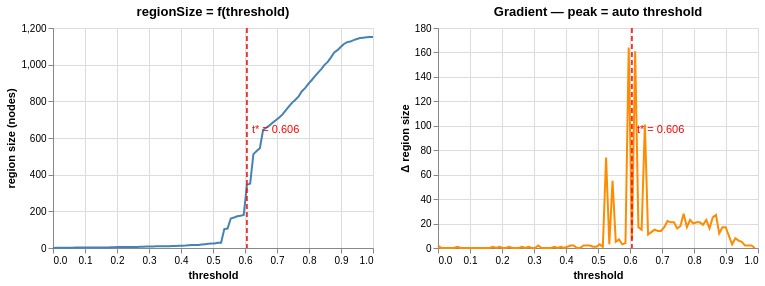

Notebook source saved alongside this figure:
### Markdown cell above
## Appendix: threshold selection curve

U\*F picks the threshold where `regionSize(t)` has its steepest gradient — the
point where the single-origin flood first overflows into a neighbouring valley.

### Code cell
from pyesom.clustering.ustar_flood import _normalize_unit_interval, _flood_region_size

unorm = _normalize_unit_interval(clf.ustar_)
thresholds = np.linspace(0, 1, 100)
sizes = [_flood_region_size(unorm, float(t)) for t in thresholds]
grads = np.diff(sizes)

t_rule = pd.DataFrame({"t": [clf.threshold_]})

size_chart = alt.layer(
    alt.Chart(pd.DataFrame({"threshold": thresholds, "size": sizes}))
    .mark_line(color="steelblue", strokeWidth=2)
    .encode(
        x=alt.X("threshold:Q", title="threshold"),
        y=alt.Y("size:Q", title="region size (nodes)"),
    ),
    alt.Chart(t_rule).mark_rule(color="red", strokeDash=[5, 3], strokeWidth=1.5)
    .encode(x="t:Q"),
    alt.Chart(t_rule).mark_text(align="left", dx=5, dy=-8, color="red")
    .encode(x="t:Q", text=alt.value(f"t* = {clf.threshold_:.3f}")),
).properties(title="regionSize = f(threshold)", width=320, height=220)

grad_chart = alt.layer(
    alt.Chart(pd.DataFrame({"threshold": thresholds[:-1], "grad": grads}))
    .mark_line(color="darkorange", strokeWidth=2)
    .encode(
        x=alt.X("threshold:Q", title="threshold"),
        y=alt.Y("grad:Q", title="Δ region size"),
    ),
    alt.Chart(t_rule).mark_rule(color="red", strokeDash=[5, 3], strokeWidth=1.5)
    .encode(x="t:Q"),
    alt.Chart(t_rule).mark_text(align="left", dx=5, dy=-8, color="red")
    .encode(x="t:Q", text=alt.value(f"t* = {clf.threshold_:.3f}")),
).properties(title="Gradient — peak = auto threshold", width=320, height=220)

alt.hconcat(size_chart, grad_chart)

### Figure 1 — Vega-Lite specification as saved in the notebook (floating-point values rounded to 4 significant figures)
{"config": {"view": {"continuousWidth": 300, "continuousHeight": 300}}, "hconcat": [{"layer": [{"data": {"name": "data-eace6a007f38a4962539dd9c3172bb96"}, "mark": {"type": "line", "color": "steelblue", "strokeWidth": 2}, "encoding": {"x": {"field": "threshold", "title": "threshold", "type": "quantitative"}, "y": {"field": "size", "title": "region size (nodes)", "type": "quantitative"}}}, {"data": {"name": "data-ba132216bab7807fbb7a6641e4d148f1"}, "mark": {"type": "rule", "color": "red", "strokeDash": [5, 3], "strokeWidth": 1.5}, "encoding": {"x": {"field": "t", "type": "quantitative"}}}, {"data": {"name": "data-ba132216bab7807fbb7a6641e4d148f1"}, "mark": {"type": "text", "align": "left", "color": "red", "dx": 5, "dy": -8}, "encoding": {"text": {"value": "t* = 0.606"}, "x": {"field": "t", "type": "quantitative"}}}], "height": 220, "title": "regionSize = f(threshold)", "width": 320}, {"layer": [{"data": {"name": "data-6fe074e82f38273e7d9f78ffc0853818"}, "mark": {"type": "line", "color": "darkorange", "strokeWidth": 2}, "encoding": {"x": {"field": "threshold", "title": "threshold", "type": "quantitative"}, "y": {"field": "grad", "title": "Δ region size", "type": "quantitative"}}}, {"data": {"name": "data-ba132216bab7807fbb7a6641e4d148f1"}, "mark": {"type": "rule", "color": "red", "strokeDash": [5, 3], "strokeWidth": 1.5}, "encoding": {"x": {"field": "t", "type": "quantitative"}}}, {"data": {"name": "data-ba132216bab7807fbb7a6641e4d148f1"}, "mark": {"type": "text", "align": "left", "color": "red", "dx": 5, "dy": -8}, "encoding": {"text": {"value": "t* = 0.606"}, "x": {"field": "t", "type": "quantitative"}}}], "height": 220, "title": "Gradient — peak = auto threshold", "width": 320}], "$schema": "https://vega.github.io/schema/vega-lite/v6.4.1.json", "datasets": {"data-eace6a007f38a4962539dd9c3172bb96": [{"threshold": 0.0, "size": 0}, {"threshold": 0.0101, "size": 2}, {"threshold": 0.0202, "size": 2}, {"threshold": 0.0303, "size": 2}, {"threshold": 0.0404, "size": 2}, {"threshold": 0.05051, "size": 2}, {"threshold": 0.06061, "size": 2}, {"threshold": 0.07071, "size": 3}, {"threshold": 0.08081, "size": 3}, {"threshold": 0.09091, "size": 3}, {"threshold": 0.101, "size": 3}, {"threshold": 0.1111, "size": 3}, {"threshold": 0.1212, "size": 3}, {"threshold": 0.1313, "size": 3}, {"threshold": 0.1414, "size": 3}, {"threshold": 0.1515, "size": 3}, {"threshold": 0.1616, "size": 3}, {"threshold": 0.1717, "size": 3}, {"threshold": 0.1818, "size": 4}, {"threshold": 0.1919, "size": 4}, {"threshold": 0.202, "size": 5}, {"threshold": 0.2121, "size": 5}, {"threshold": 0.2222, "size": 5}, {"threshold": 0.2323, "size": 6}, {"threshold": 0.2424, "size": 6}, {"threshold": 0.2525, "size": 6}, {"threshold": 0.2626, "size": 6}, {"threshold": 0.2727, "size": 7}, {"threshold": 0.2828, "size": 7}, {"threshold": 0.2929, "size": 8}, {"threshold": 0.303, "size": 8}, {"threshold": 0.3131, "size": 8}, {"threshold": 0.3232, "size": 10}, {"threshold": 0.3333, "size": 10}, {"threshold": 0.3434, "size": 10}, {"threshold": 0.3535, "size": 10}, {"threshold": 0.3636, "size": 10}, {"threshold": 0.3737, "size": 11}, {"threshold": 0.3838, "size": 11}, {"threshold": 0.3939, "size": 12}, {"threshold": 0.404, "size": 12}, {"threshold": 0.4141, "size": 13}, {"threshold": 0.4242, "size": 15}, {"threshold": 0.4343, "size": 17}, {"threshold": 0.4444, "size": 17}, {"threshold": 0.4545, "size": 17}, {"threshold": 0.4646, "size": 19}, {"threshold": 0.4747, "size": 21}, {"threshold": 0.4848, "size": 23}, {"threshold": 0.4949, "size": 24}, {"threshold": 0.5051, "size": 25}, {"threshold": 0.5152, "size": 28}, {"threshold": 0.5253, "size": 29}, {"threshold": 0.5354, "size": 103}, {"threshold": 0.5455, "size": 106}, {"threshold": 0.5556, "size": 161}, {"threshold": 0.5657, "size": 166}, {"threshold": 0.5758, "size": 173}, {"threshold": 0.5859, "size": 176}, {"threshold": 0.596, "size": 180}, {"threshold": 0.6061, "size": 344}, {"threshold": 0.6162, "size": 351}, {"threshold": 0.6263, "size": 512}, {"threshold": 0.6364, "size": 529}, {"threshold": 0.6465, "size": 544}, {"threshold": 0.6566, "size": 645}, {"threshold": 0.6667, "size": 656}, {"threshold": 0.6768, "size": 669}, {"threshold": 0.6869, "size": 684}, {"threshold": 0.697, "size": 698}, {"threshold": 0.7071, "size": 712}, {"threshold": 0.7172, "size": 729}, {"threshold": 0.7273, "size": 751}, {"threshold": 0.7374, "size": 772}, {"threshold": 0.7475, "size": 793}, {"threshold": 0.7576, "size": 809}, {"threshold": 0.7677, "size": 827}, {"threshold": 0.7778, "size": 855}, {"threshold": 0.7879, "size": 872}, {"threshold": 0.798, "size": 895}, {"threshold": 0.8081, "size": 915}, {"threshold": 0.8182, "size": 936}, {"threshold": 0.8283, "size": 957}, {"threshold": 0.8384, "size": 976}, {"threshold": 0.8485, "size": 999}, {"threshold": 0.8586, "size": 1015}, {"threshold": 0.8687, "size": 1040}, {"threshold": 0.8788, "size": 1067}, {"threshold": 0.8889, "size": 1079}, {"threshold": 0.899, "size": 1096}, {"threshold": 0.9091, "size": 1113}, {"threshold": 0.9192, "size": 1123}, {"threshold": 0.9293, "size": 1126}, {"threshold": 0.9394, "size": 1134}, {"threshold": 0.9495, "size": 1140}, {"threshold": 0.9596, "size": 1145}, {"threshold": 0.9697, "size": 1147}, {"threshold": 0.9798, "size": 1149}, {"threshold": 0.9899, "size": 1151}, {"threshold": 1.0, "size": 1151}], "data-ba132216bab7807fbb7a6641e4d148f1": [{"t": 0.6061}], "data-6fe074e82f38273e7d9f78ffc0853818": [{"threshold": 0.0, "grad": 2}, {"threshold": 0.0101, "grad": 0}, {"threshold": 0.0202, "grad": 0}, {"threshold": 0.0303, "grad": 0}, {"threshold": 0.0404, "grad": 0}, {"threshold": 0.05051, "grad": 0}, {"threshold": 0.06061, "grad": 1}, {"threshold": 0.07071, "grad": 0}, {"threshold": 0.08081, "grad": 0}, {"threshold": 0.09091, "grad": 0}, {"threshold": 0.101, "grad": 0}, {"threshold": 0.1111, "grad": 0}, {"threshold": 0.1212, "grad": 0}, {"threshold": 0.1313, "grad": 0}, {"threshold": 0.1414, "grad": 0}, {"threshold": 0.1515, "grad": 0}, {"threshold": 0.1616, "grad": 0}, {"threshold": 0.1717, "grad": 1}, {"threshold": 0.1818, "grad": 0}, {"threshold": 0.1919, "grad": 1}, {"threshold": 0.202, "grad": 0}, {"threshold": 0.2121, "grad": 0}, {"threshold": 0.2222, "grad": 1}, {"threshold": 0.2323, "grad": 0}, {"threshold": 0.2424, "grad": 0}, {"threshold": 0.2525, "grad": 0}, {"threshold": 0.2626, "grad": 1}, {"threshold": 0.2727, "grad": 0}, {"threshold": 0.2828, "grad": 1}, {"threshold": 0.2929, "grad": 0}, {"threshold": 0.303, "grad": 0}, {"threshold": 0.3131, "grad": 2}, {"threshold": 0.3232, "grad": 0}, {"threshold": 0.3333, "grad": 0}, {"threshold": 0.3434, "grad": 0}, {"threshold": 0.3535, "grad": 0}, {"threshold": 0.3636, "grad": 1}, {"threshold": 0.3737, "grad": 0}, {"threshold": 0.3838, "grad": 1}, {"threshold": 0.3939, "grad": 0}, {"threshold": 0.404, "grad": 1}, {"threshold": 0.4141, "grad": 2}, {"threshold": 0.4242, "grad": 2}, {"threshold": 0.4343, "grad": 0}, {"threshold": 0.4444, "grad": 0}, {"threshold": 0.4545, "grad": 2}, {"threshold": 0.4646, "grad": 2}, {"threshold": 0.4747, "grad": 2}, {"threshold": 0.4848, "grad": 1}, {"threshold": 0.4949, "grad": 1}, {"threshold": 0.5051, "grad": 3}, {"threshold": 0.5152, "grad": 1}, {"threshold": 0.5253, "grad": 74}, {"threshold": 0.5354, "grad": 3}, {"threshold": 0.5455, "grad": 55}, {"threshold": 0.5556, "grad": 5}, {"threshold": 0.5657, "grad": 7}, {"threshold": 0.5758, "grad": 3}, {"threshold": 0.5859, "grad": 4}, {"threshold": 0.596, "grad": 164}, {"threshold": 0.6061, "grad": 7}, {"threshold": 0.6162, "grad": 161}, {"threshold": 0.6263, "grad": 17}, {"threshold": 0.6364, "grad": 15}, {"threshold": 0.6465, "grad": 101}, {"threshold": 0.6566, "grad": 11}, {"threshold": 0.6667, "grad": 13}, {"threshold": 0.6768, "grad": 15}, {"threshold": 0.6869, "grad": 14}, {"threshold": 0.697, "grad": 14}, {"threshold": 0.7071, "grad": 17}, {"threshold": 0.7172, "grad": 22}, {"threshold": 0.7273, "grad": 21}, {"threshold": 0.7374, "grad": 21}, {"threshold": 0.7475, "grad": 16}, {"threshold": 0.7576, "grad": 18}, {"threshold": 0.7677, "grad": 28}, {"threshold": 0.7778, "grad": 17}, {"threshold": 0.7879, "grad": 23}, {"threshold": 0.798, "grad": 20}, {"threshold": 0.8081, "grad": 21}, {"threshold": 0.8182, "grad": 21}, {"threshold": 0.8283, "grad": 19}, {"threshold": 0.8384, "grad": 23}, {"threshold": 0.8485, "grad": 16}, {"threshold": 0.8586, "grad": 25}, {"threshold": 0.8687, "grad": 27}, {"threshold": 0.8788, "grad": 12}, {"threshold": 0.8889, "grad": 17}, {"threshold": 0.899, "grad": 17}, {"threshold": 0.9091, "grad": 10}, {"threshold": 0.9192, "grad": 3}, {"threshold": 0.9293, "grad": 8}, {"threshold": 0.9394, "grad": 6}, {"threshold": 0.9495, "grad": 5}, {"threshold": 0.9596, "grad": 2}, {"threshold": 0.9697, "grad": 2}, {"threshold": 0.9798, "grad": 2}, {"threshold": 0.9899, "grad": 0}]}}
